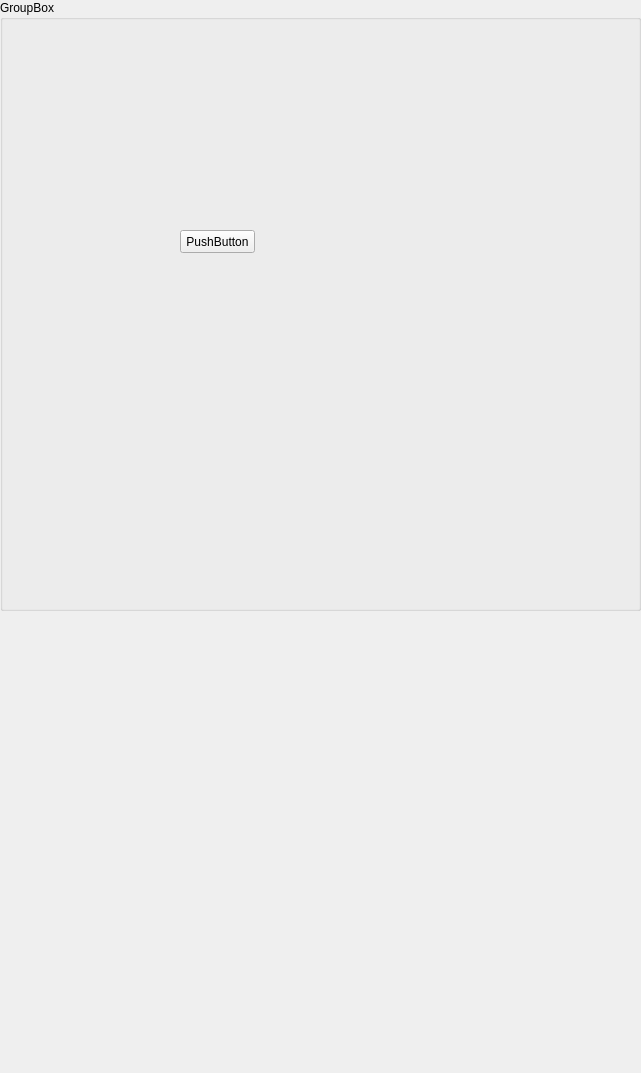
<?xml version="1.0" encoding="UTF-8"?>
<ui version="4.0">
 <class>MainWindow</class>
 <widget class="QMainWindow" name="MainWindow">
  <property name="geometry">
   <rect>
    <x>0</x>
    <y>0</y>
    <width>641</width>
    <height>1073</height>
   </rect>
  </property>
  <property name="windowTitle">
   <string>MainWindow</string>
  </property>
  <widget class="QWidget" name="centralwidget">
   <property name="enabled">
    <bool>true</bool>
   </property>
   <widget class="QGroupBox" name="groupBox">
    <property name="geometry">
     <rect>
      <x>0</x>
      <y>0</y>
      <width>641</width>
      <height>611</height>
     </rect>
    </property>
    <property name="title">
     <string>GroupBox</string>
    </property>
    <widget class="QPushButton" name="pushButton">
     <property name="geometry">
      <rect>
       <x>180</x>
       <y>230</y>
       <width>75</width>
       <height>23</height>
      </rect>
     </property>
     <property name="text">
      <string>PushButton</string>
     </property>
    </widget>
   </widget>
  </widget>
 </widget>
 <resources/>
 <connections/>
</ui>
